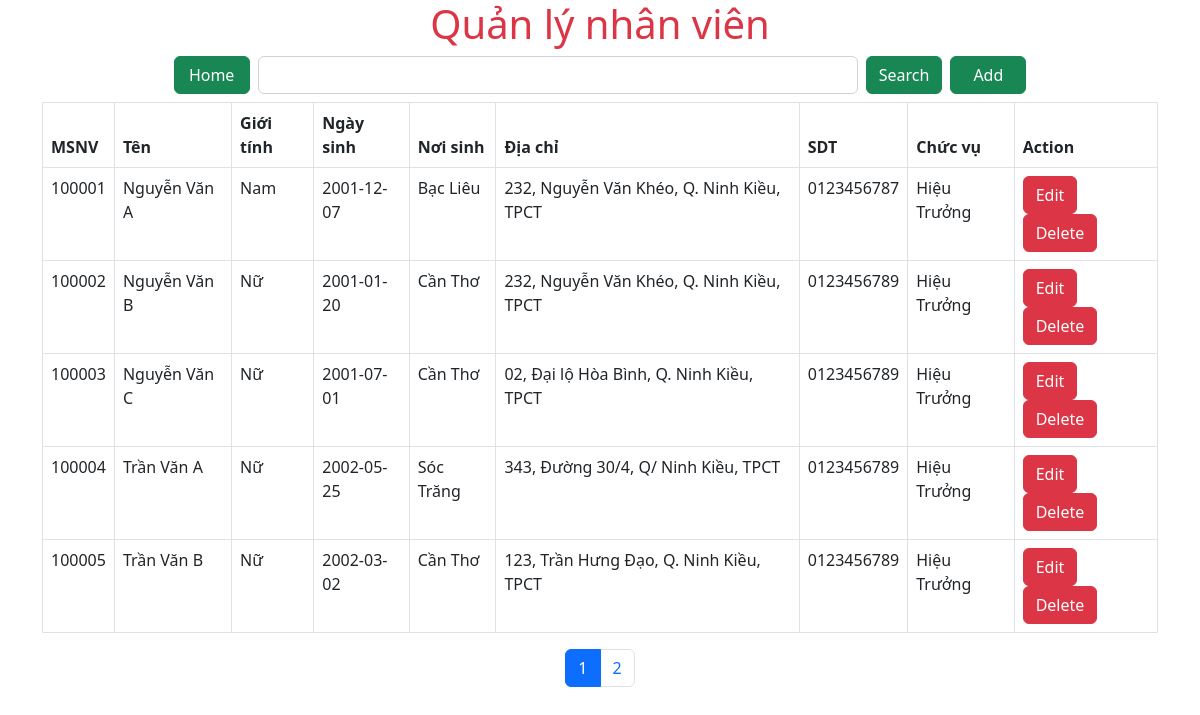
/qlns/app/Views/nhanvien/nhanvien.php, run on an earlier commit of the app's database.
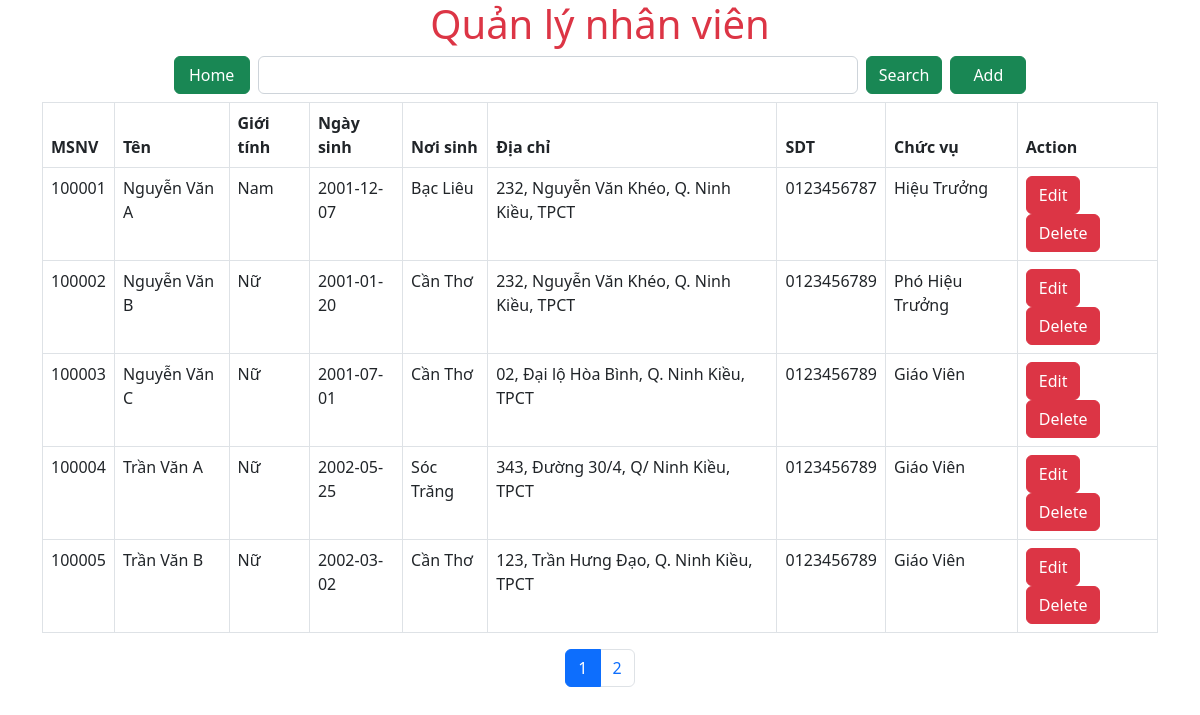
And on a later commit of the database.
### tables this page shows
CREATE TABLE `nhanvien` (
  `msnv` int(6) UNSIGNED NOT NULL,
  `hoten` varchar(45) DEFAULT NULL,
  `gioiTinh` char(3) DEFAULT NULL,
  `ngaySinh` date DEFAULT NULL,
  `noiSinh` varchar(40) DEFAULT NULL,
  `diaChi` varchar(100) DEFAULT NULL,
  `sdt` text DEFAULT NULL,
  `maCV` char(15) DEFAULT NULL
);

CREATE TABLE `chucvu` (
  `maCV` char(15) NOT NULL,
  `tenCV` varchar(50) DEFAULT NULL
);

### qlns/app/Views/nhanvien/nhanvien.php (the view, shortened to what this page needs)
<!DOCTYPE html>
<html lang="en">
<head>
    <link href="../../../public/Style/style.css" rel="stylesheet">
    <link href="https://cdn.jsdelivr.net/npm/bootstrap@5.2.1/dist/css/bootstrap.min.css" rel="stylesheet">
</head>
<body>
<div class="container">
    <h1 class="text-center text-danger" data-wow-duration="1s">Quản lý nhân viên</h1>
    <div class="d-flex mb-2 center">
        <a href="http://localhost/qlns/" class="btn btn-success me-2" style="width: 76.05px; height: 38px;">Home</a>
        <form method="POST" action="http://localhost/qlns/app/Views/nhanvien/searchNhanvien.php" class="d-flex">
            <input class="form-control me-2" name="key" style="width: 600px;">
            <button class="btn btn-success" type="submit">Search</button>
        </form>
        <a href="http://localhost/qlns/app/Views/nhanvien/addNhanvien.php" class="btn btn-success ms-2" style="width: 76.05px; height: 38px;">Add</a>
    </div>
    <table class="table table-bordered table-condensed">
        <thead>
        <tr>
            <th>MSNV</th>
            <th>Tên</th>
            <th>Giới tính</th>
            <th>Ngày sinh</th>
            <th>Nơi sinh</th>
            <th>Địa chỉ</th>
            <th>SDT</th>
            <th>Chức vụ</th>
            <th>Action</th>
        </tr>
        </thead>
        <tbody>
        <?php
        $nhanvienController = new nhanvienController();
        $conn = $nhanvienController->createPDO();
        $per_page = !empty($_GET['per_page']) && $_GET['per_page']>0 ?$_GET['per_page']:5;
        $current_page = !empty($_GET['current_page'])?$_GET['current_page']:1;
        $offset = ($current_page - 1) * $per_page;
        $sql = "SELECT nhanvien.msnv, nhanvien.hoten, nhanvien.gioiTinh, nhanvien.ngaySinh, nhanvien.noiSinh,
                                nhanvien.diaChi, nhanvien.sdt, chucvu.tenCV
                        FROM nhanvien
                        JOIN chucvu ON nhanvien.maCV = chucvu.maCV
                        ORDER BY nhanvien.msnv ASC LIMIT " . $per_page . " OFFSET " . $offset ;
        $stmt = $conn->prepare($sql);
        $stmt->execute();
        $sql1 = "SELECT * FROM nhanvien";
        $total = $conn->prepare($sql1);
        $total->execute();
        $total = $total->rowCount();
        $num_page = ceil($total/$per_page);
        while($item = $stmt-> fetch(PDO::FETCH_ASSOC)) {
            echo
                "<tr>
                    <td>" . $item['msnv'] . "</td>
                    <td>" . $item['hoten'] . "</td>
                    <td>" . $item['gioiTinh'] . "</td>
                    <td>" . $item['ngaySinh'] . "</td>
                    <td>" . $item['noiSinh'] . "</td>
                    <td>" . $item['diaChi'] . "</td>
                    <td>" . $item['sdt'] . "</td>
                    <td>" . $item['tenCV'] . "</td>
                    <td><a class='btn btn-danger' href='http://localhost/qlns/app/Views/nhanvien/editNhanvien.php/?id=" . $item['msnv'] . "&per_page=" . $per_page . "&current_page=" . $current_page . "'>Edit</a>
                        <a class='btn btn-danger' href='http://localhost/qlns/app/Views/nhanvien/deleteNhanvien.php/?id=" . $item['msnv'] . "&per_page=" . $per_page . "&current_page=" . $current_page . "'>Delete</a></td>
                </tr>";
        }
        ?>
        </tbody>
    </table>
    <ul class="pagination" style="display: flex; justify-content: center; align-items: center;">
        <?php for ($i = 1; $i <= $num_page; $i++){ ?>
            <?php if($i != $current_page){ ?>
                <li class="page-item"><a class="page-link" href="?per_page=<?= $per_page ?>&current_page=<?= $i ?>"><?= $i ?></a></li>
            <?php } else { ?>
                <li class="page-item active"><a class="page-link" href="?per_page=<?= $per_page ?>&current_page=<?= $i ?>"><?= $i ?></a></li>
            <?php } ?>
        <?php } ?>
    </ul>
</div>
</body>
</html>

What changed in the data, as far as the page shows it:
changed nhanvien "Nguyễn Văn B": maCV.tenCV "Hiệu Trưởng" → "Phó Hiệu Trưởng"
changed nhanvien "Nguyễn Văn C": maCV.tenCV "Hiệu Trưởng" → "Giáo Viên"
changed nhanvien "Trần Văn A": maCV.tenCV "Hiệu Trưởng" → "Giáo Viên"
changed nhanvien "Trần Văn B": maCV.tenCV "Hiệu Trưởng" → "Giáo Viên"
